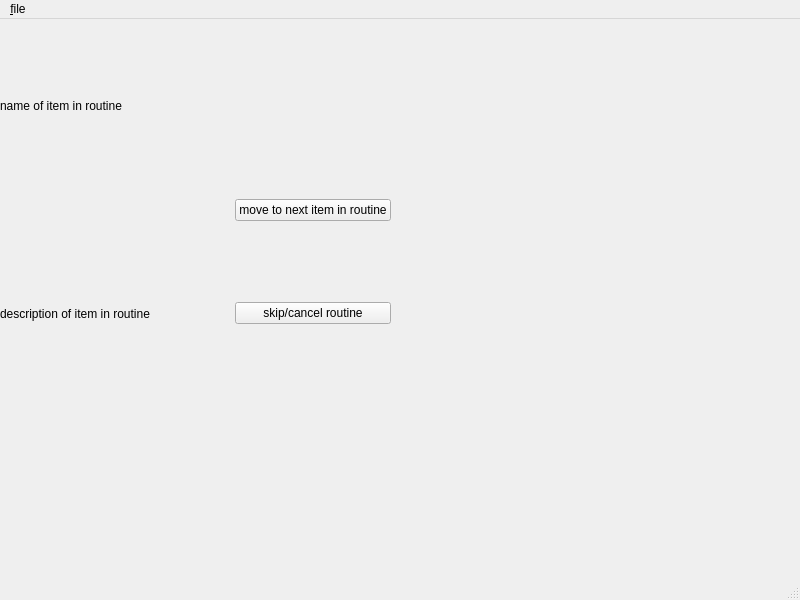
<?xml version="1.0" encoding="UTF-8"?>
<ui version="4.0">
 <class>MainWindow</class>
 <widget class="QMainWindow" name="MainWindow">
  <property name="geometry">
   <rect>
    <x>0</x>
    <y>0</y>
    <width>800</width>
    <height>600</height>
   </rect>
  </property>
  <property name="windowTitle">
   <string>MainWindow</string>
  </property>
  <widget class="QWidget" name="centralwidget">
   <widget class="QWidget" name="gridLayoutWidget">
    <property name="geometry">
     <rect>
      <x>0</x>
      <y>0</y>
      <width>391</width>
      <height>381</height>
     </rect>
    </property>
    <layout class="QGridLayout" name="gridLayout">
     <item row="2" column="0">
      <widget class="QLabel" name="label_2">
       <property name="autoFillBackground">
        <bool>false</bool>
       </property>
       <property name="text">
        <string>description of item in routine</string>
       </property>
      </widget>
     </item>
     <item row="1" column="2">
      <widget class="QPushButton" name="pushButton">
       <property name="text">
        <string>move to next item in routine</string>
       </property>
      </widget>
     </item>
     <item row="2" column="2">
      <widget class="QPushButton" name="pushButton_2">
       <property name="text">
        <string>skip/cancel routine</string>
       </property>
      </widget>
     </item>
     <item row="2" column="1">
      <spacer name="verticalSpacer">
       <property name="orientation">
        <enum>Qt::Vertical</enum>
       </property>
       <property name="sizeHint" stdset="0">
        <size>
         <width>20</width>
         <height>40</height>
        </size>
       </property>
      </spacer>
     </item>
     <item row="0" column="0">
      <widget class="QLabel" name="label">
       <property name="text">
        <string>name of item in routine</string>
       </property>
      </widget>
     </item>
     <item row="1" column="0">
      <spacer name="horizontalSpacer">
       <property name="orientation">
        <enum>Qt::Horizontal</enum>
       </property>
       <property name="sizeHint" stdset="0">
        <size>
         <width>40</width>
         <height>20</height>
        </size>
       </property>
      </spacer>
     </item>
     <item row="0" column="2">
      <spacer name="verticalSpacer_2">
       <property name="orientation">
        <enum>Qt::Vertical</enum>
       </property>
       <property name="sizeHint" stdset="0">
        <size>
         <width>20</width>
         <height>40</height>
        </size>
       </property>
      </spacer>
     </item>
    </layout>
   </widget>
  </widget>
  <widget class="QMenuBar" name="menubar">
   <property name="geometry">
    <rect>
     <x>0</x>
     <y>0</y>
     <width>800</width>
     <height>21</height>
    </rect>
   </property>
   <widget class="QMenu" name="menu_file">
    <property name="title">
     <string>&amp;file</string>
    </property>
    <widget class="QMenu" name="menu_open">
     <property name="title">
      <string>&amp;open</string>
     </property>
     <addaction name="action_place_holder"/>
     <addaction name="separator"/>
     <addaction name="action_place_holder_2"/>
    </widget>
    <addaction name="menu_open"/>
    <addaction name="separator"/>
    <addaction name="action_new"/>
   </widget>
   <addaction name="menu_file"/>
  </widget>
  <widget class="QStatusBar" name="statusbar"/>
  <action name="action_new">
   <property name="text">
    <string>&amp;new</string>
   </property>
  </action>
  <action name="action_place_holder">
   <property name="text">
    <string>&amp;place_holder</string>
   </property>
  </action>
  <action name="action_place_holder_2">
   <property name="text">
    <string>&amp;place_holder_2</string>
   </property>
  </action>
 </widget>
 <resources/>
 <connections>
  <connection>
   <sender>action_place_holder</sender>
   <signal>triggered()</signal>
   <receiver>action_place_holder</receiver>
   <slot>trigger()</slot>
   <hints>
    <hint type="sourcelabel">
     <x>399</x>
     <y>10</y>
    </hint>
    <hint type="destinationlabel">
     <x>-1</x>
     <y>-1</y>
    </hint>
   </hints>
  </connection>
 </connections>
</ui>
